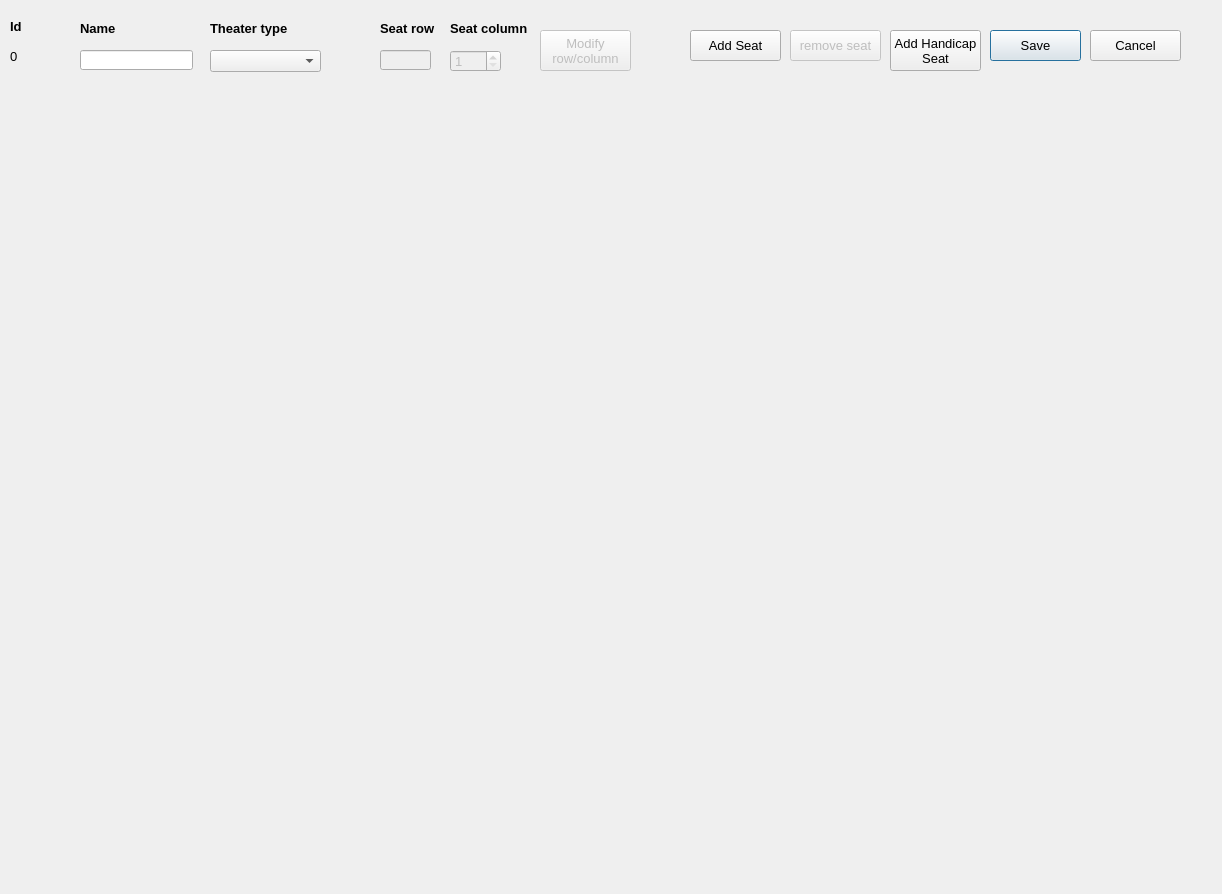
<?xml version="1.0" encoding="UTF-8"?>
<ui version="4.0">
 <class>TheaterAddModifyForm</class>
 <widget class="QDialog" name="TheaterAddModifyForm">
  <property name="geometry">
   <rect>
    <x>0</x>
    <y>0</y>
    <width>1222</width>
    <height>894</height>
   </rect>
  </property>
  <property name="font">
   <font>
    <pointsize>10</pointsize>
   </font>
  </property>
  <property name="windowTitle">
   <string>Dialog</string>
  </property>
  <property name="windowIcon">
   <iconset resource="MyResources.qrc">
    <normaloff>:/Images/theater pic.png</normaloff>:/Images/theater pic.png</iconset>
  </property>
  <widget class="QLabel" name="lbllblId">
   <property name="geometry">
    <rect>
     <x>10</x>
     <y>20</y>
     <width>47</width>
     <height>13</height>
    </rect>
   </property>
   <property name="font">
    <font>
     <pointsize>10</pointsize>
     <weight>75</weight>
     <bold>true</bold>
    </font>
   </property>
   <property name="text">
    <string>Id</string>
   </property>
  </widget>
  <widget class="QLabel" name="lblId">
   <property name="geometry">
    <rect>
     <x>10</x>
     <y>50</y>
     <width>47</width>
     <height>13</height>
    </rect>
   </property>
   <property name="text">
    <string>0</string>
   </property>
  </widget>
  <widget class="QLabel" name="lbllblId_2">
   <property name="geometry">
    <rect>
     <x>80</x>
     <y>20</y>
     <width>71</width>
     <height>16</height>
    </rect>
   </property>
   <property name="font">
    <font>
     <pointsize>10</pointsize>
     <weight>75</weight>
     <bold>true</bold>
    </font>
   </property>
   <property name="text">
    <string>Name</string>
   </property>
  </widget>
  <widget class="QLineEdit" name="ledName">
   <property name="geometry">
    <rect>
     <x>80</x>
     <y>50</y>
     <width>113</width>
     <height>20</height>
    </rect>
   </property>
  </widget>
  <widget class="QLabel" name="lbllblId_3">
   <property name="geometry">
    <rect>
     <x>210</x>
     <y>20</y>
     <width>101</width>
     <height>16</height>
    </rect>
   </property>
   <property name="font">
    <font>
     <pointsize>10</pointsize>
     <weight>75</weight>
     <bold>true</bold>
    </font>
   </property>
   <property name="text">
    <string>Theater type</string>
   </property>
  </widget>
  <widget class="QComboBox" name="cbxTheaterType">
   <property name="geometry">
    <rect>
     <x>210</x>
     <y>50</y>
     <width>111</width>
     <height>22</height>
    </rect>
   </property>
  </widget>
  <widget class="QPushButton" name="pbtSave">
   <property name="geometry">
    <rect>
     <x>990</x>
     <y>30</y>
     <width>91</width>
     <height>31</height>
    </rect>
   </property>
   <property name="text">
    <string>Save</string>
   </property>
  </widget>
  <widget class="QPushButton" name="pbtCancel">
   <property name="geometry">
    <rect>
     <x>1090</x>
     <y>30</y>
     <width>91</width>
     <height>31</height>
    </rect>
   </property>
   <property name="text">
    <string>Cancel</string>
   </property>
  </widget>
  <widget class="QPushButton" name="pbtAddSeat">
   <property name="geometry">
    <rect>
     <x>690</x>
     <y>30</y>
     <width>91</width>
     <height>31</height>
    </rect>
   </property>
   <property name="text">
    <string>Add Seat</string>
   </property>
  </widget>
  <widget class="QWidget" name="widTheater" native="true">
   <property name="geometry">
    <rect>
     <x>10</x>
     <y>80</y>
     <width>1201</width>
     <height>800</height>
    </rect>
   </property>
   <widget class="QLabel" name="lblTheater">
    <property name="geometry">
     <rect>
      <x>0</x>
      <y>0</y>
      <width>1200</width>
      <height>800</height>
     </rect>
    </property>
    <property name="text">
     <string/>
    </property>
    <property name="pixmap">
     <pixmap resource="MyResources.qrc">:/Images/movie theater.png</pixmap>
    </property>
   </widget>
  </widget>
  <widget class="QLabel" name="label">
   <property name="geometry">
    <rect>
     <x>380</x>
     <y>20</y>
     <width>71</width>
     <height>16</height>
    </rect>
   </property>
   <property name="font">
    <font>
     <pointsize>10</pointsize>
     <weight>75</weight>
     <bold>true</bold>
    </font>
   </property>
   <property name="text">
    <string>Seat row</string>
   </property>
  </widget>
  <widget class="CustomLineEdit" name="ledSeatRow">
   <property name="enabled">
    <bool>false</bool>
   </property>
   <property name="geometry">
    <rect>
     <x>380</x>
     <y>50</y>
     <width>51</width>
     <height>20</height>
    </rect>
   </property>
  </widget>
  <widget class="QLabel" name="label_2">
   <property name="geometry">
    <rect>
     <x>450</x>
     <y>20</y>
     <width>81</width>
     <height>16</height>
    </rect>
   </property>
   <property name="font">
    <font>
     <pointsize>10</pointsize>
     <weight>75</weight>
     <bold>true</bold>
    </font>
   </property>
   <property name="text">
    <string>Seat column</string>
   </property>
  </widget>
  <widget class="QSpinBox" name="spbSeatColumn">
   <property name="enabled">
    <bool>false</bool>
   </property>
   <property name="geometry">
    <rect>
     <x>450</x>
     <y>50</y>
     <width>51</width>
     <height>22</height>
    </rect>
   </property>
   <property name="minimum">
    <number>1</number>
   </property>
  </widget>
  <widget class="QPushButton" name="pbtModifyRowColumn">
   <property name="enabled">
    <bool>false</bool>
   </property>
   <property name="geometry">
    <rect>
     <x>540</x>
     <y>30</y>
     <width>91</width>
     <height>41</height>
    </rect>
   </property>
   <property name="text">
    <string>Modify 
row/column</string>
   </property>
  </widget>
  <widget class="QPushButton" name="pbtAddHandicapSeat">
   <property name="geometry">
    <rect>
     <x>890</x>
     <y>30</y>
     <width>91</width>
     <height>41</height>
    </rect>
   </property>
   <property name="text">
    <string>Add Handicap 
Seat</string>
   </property>
  </widget>
  <widget class="QPushButton" name="pbtRemoveSeat">
   <property name="enabled">
    <bool>false</bool>
   </property>
   <property name="geometry">
    <rect>
     <x>790</x>
     <y>30</y>
     <width>91</width>
     <height>31</height>
    </rect>
   </property>
   <property name="text">
    <string>remove seat</string>
   </property>
  </widget>
 </widget>
 <customwidgets>
  <customwidget>
   <class>CustomLineEdit</class>
   <extends>QLineEdit</extends>
   <header location="global">customlineedit.h</header>
  </customwidget>
 </customwidgets>
 <resources>
  <include location="MyResources.qrc"/>
 </resources>
 <connections/>
</ui>
